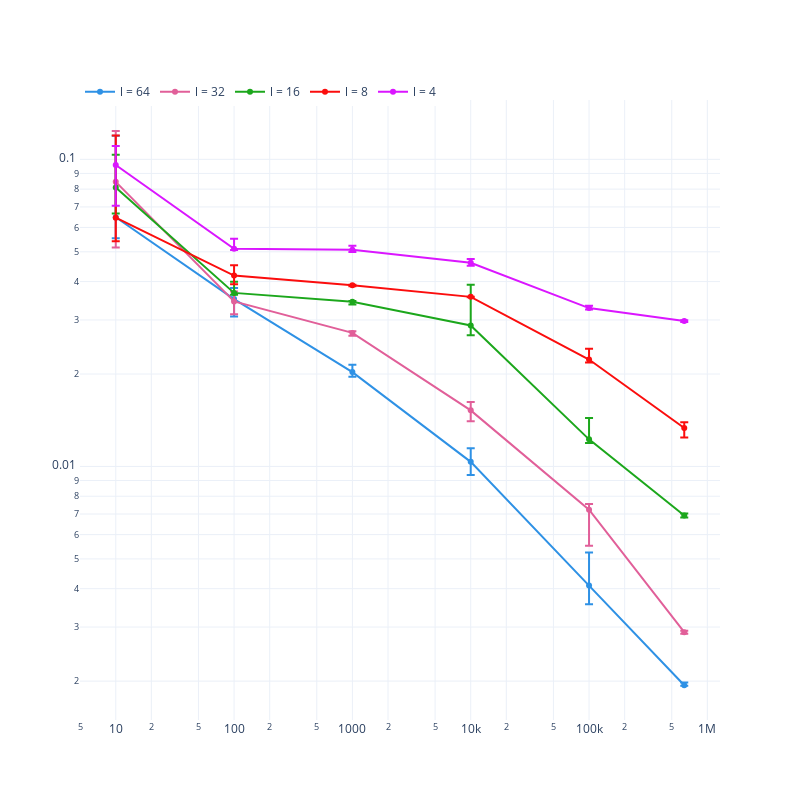

Notebook cell for this chart:
### Code cell
fig = go.Figure()

for j,i in enumerate([64,32,16,8,4]):

    fig.add_trace(go.Scatter(x = latent_only[latent_only['Latent units'] == i].groupby('N samples').median().reset_index()['N samples'], 
                     y = latent_only[latent_only['Latent units'] == i].groupby('N samples').median().reset_index()['MSE'], 
                             mode = 'markers+lines',
                             name = 'l = ' + str(i),
    #                  log_x = True, 
    #                  log_y=True,
                     error_y=dict(
                        type='data',
                        symmetric=False,
                         array = (latent_only[latent_only['Latent units'] == i].groupby('N samples').max()  - latent_only[latent_only['Latent units'] == i].groupby('N samples').median())['MSE'], 
                         arrayminus = (latent_only[latent_only['Latent units'] == i].groupby('N samples').median() - latent_only[latent_only['Latent units'] == i].groupby('N samples').min())['MSE'],
                     ),
                     line_color = px.colors.qualitative.Dark24[j],
                    ))


# fig.add_trace(go.Scatter(x = size_sweep_frame_power_pressure.groupby('N samples').median().reset_index()['N samples'], 
#                  y = size_sweep_frame_power_pressure.groupby('N samples').median().reset_index()['MSE'], 
#                          mode = 'markers',
#                          name = 'Latent+Pressure+RF Power',
# #                  log_x = True, 
# #                  log_y=True,
#                  error_y=dict(
#                     type='data',
#                     symmetric=False,
#                      array = (size_sweep_frame_power_pressure.groupby('N samples').max()  - size_sweep_frame_power_pressure.groupby('N samples').median())['MSE'], 
#                      arrayminus = (size_sweep_frame_power_pressure.groupby('N samples').median() - size_sweep_frame_power_pressure.groupby('N samples').min())['MSE'],
#                  )
# #                  line_color = px.colors.qualitative.Dark24[0]
#                 ))

fig.update_xaxes(type="log")
fig.update_yaxes(type="log")

fig.update_layout(template = 'plotly_white', width = 800, height = 800, legend=dict(
    orientation="h",
    yanchor="bottom",
    y=0.99,
    xanchor="left",
    x=-0.00,
))
# fig = px.scatter(y = [y_train, y_test])
fig.show()

# fig.update_layout(marker=dict(color='green', size=4))

# fig2 = px.scatter(size_sweep_frame_power_pressure.groupby('N samples').median().reset_index(), 
#                  x = 'N samples', 
#                  y = 'MSE', 
#                  log_x = True, 
#                  log_y=True,
#                  error_y = (size_sweep_frame_power_pressure.groupby('N samples').max()  - size_sweep_frame_power_pressure.groupby('N samples').median())['MSE'], 
#                  error_y_minus = (size_sweep_frame_power_pressure.groupby('N samples').median() - size_sweep_frame_power_pressure.groupby('N samples').min())['MSE'],
# #                  line_color = px.colors.qualitative.Dark24[1]
#                 )

# fig.add_trace(fig2.data[0])

# fig.update_layout(showlegend = True, legend_title_text='Trend')



# fig.show('notebook')

### Figure 1 — Plotly figure (JSON) as saved in the notebook; plotly's stock layout.template omitted (floating-point values rounded to 4 significant figures)
{"data": [{"error_y": {"array": [0.05463, 0.003018, 0.001146, 0.001106, 0.001158, 4.185e-05], "arrayminus": [0.009503, 0.004305, 0.000696, 0.0009761, 0.0005345, 7.277e-06], "symmetric": false, "type": "data"}, "line": {"color": "#2E91E5"}, "mode": "markers+lines", "name": "l = 64", "type": "scatter", "x": [10, 100, 1000, 10000, 100000, 637801], "y": [0.06481, 0.03508, 0.02029, 0.01035, 0.004092, 0.001939]}, {"error_y": {"array": [0.03921, 0.002688, 0.0003382, 0.0009824, 0.000315, 2.992e-05], "arrayminus": [0.03287, 0.003155, 0.0005906, 0.001196, 0.001707, 3.369e-05], "symmetric": false, "type": "data"}, "line": {"color": "#E15F99"}, "mode": "markers+lines", "name": "l = 32", "type": "scatter", "x": [10, 100, 1000, 10000, 100000, 637801], "y": [0.08448, 0.03447, 0.02723, 0.01523, 0.00723, 0.002886]}, {"error_y": {"array": [0.02254, 0.003162, 0.0002133, 0.01028, 0.002134, 0.0001012], "arrayminus": [0.01435, 0.0005324, 0.0006931, 0.00204, 0.0003349, 0.0001095], "symmetric": false, "type": "data"}, "line": {"color": "#1CA71C"}, "mode": "markers+lines", "name": "l = 16", "type": "scatter", "x": [10, 100, 1000, 10000, 100000, 637801], "y": [0.08102, 0.03675, 0.03439, 0.02878, 0.01225, 0.006928]}, {"error_y": {"array": [0.05505, 0.0034, 0.0001832, 4.108e-05, 0.001865, 0.0005846], "arrayminus": [0.01043, 0.002604, 0.0002259, 0.0001075, 0.000482, 0.0009321], "symmetric": false, "type": "data"}, "line": {"color": "#FB0D0D"}, "mode": "markers+lines", "name": "l = 8", "type": "scatter", "x": [10, 100, 1000, 10000, 100000, 637801], "y": [0.06459, 0.04184, 0.03888, 0.03567, 0.02229, 0.01335]}, {"error_y": {"array": [0.01466, 0.004009, 0.001535, 0.001336, 0.0005551, 0.0001717], "arrayminus": [0.02526, 0.0004672, 0.0008747, 0.001025, 0.0003443, 0.0001886], "symmetric": false, "type": "data"}, "line": {"color": "#DA16FF"}, "mode": "markers+lines", "name": "l = 4", "type": "scatter", "x": [10, 100, 1000, 10000, 100000, 637801], "y": [0.09584, 0.05118, 0.05081, 0.04606, 0.03278, 0.02975]}], "layout": {"height": 800, "legend": {"orientation": "h", "x": 0, "xanchor": "left", "y": 0.99, "yanchor": "bottom"}, "width": 800, "xaxis": {"type": "log"}, "yaxis": {"type": "log"}}}
